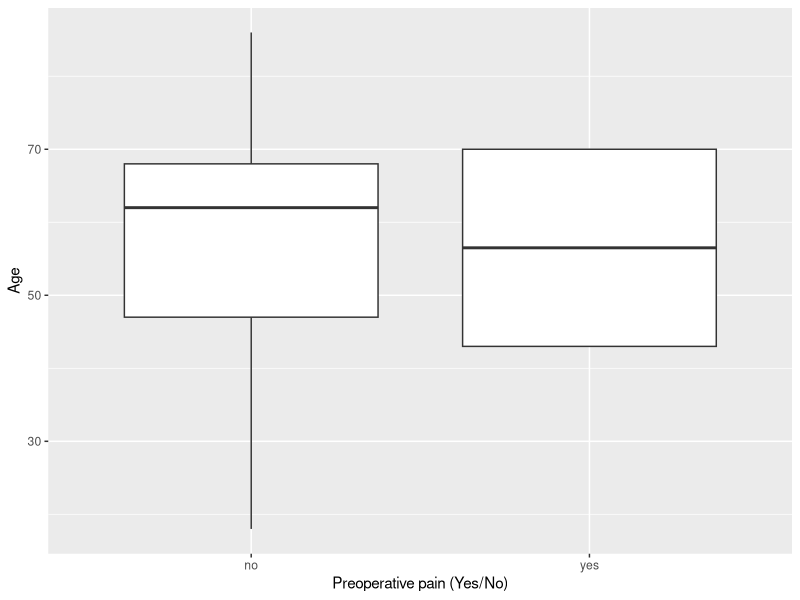
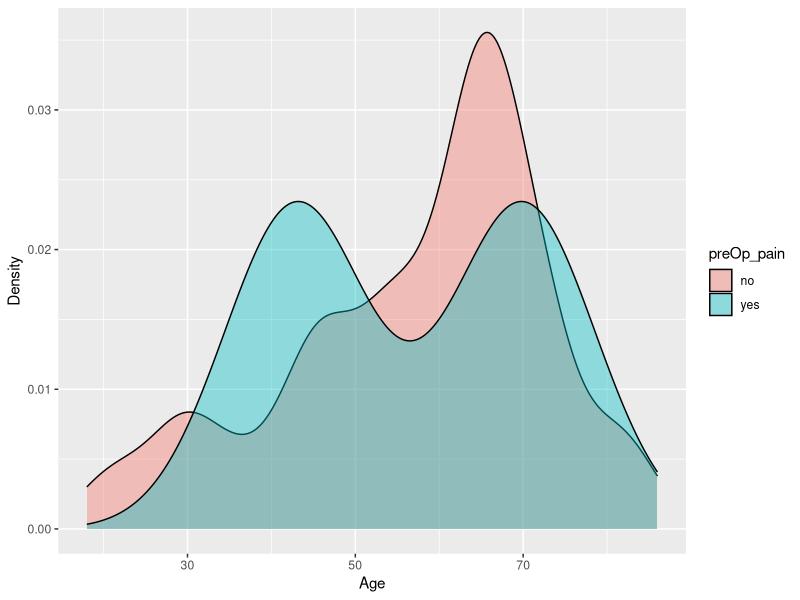

Generate these figures, in order, with R:
#----Visualization----####
# Date: 2025-09-09
# Author: psykodentopat
# File name: 2025-09-09_visualization.R
# Description: Script for visualization of exam data for psykodentopat.
#
#
# Project: psykodentopat_exam.Rproj

# Setup ----
library(tidyverse)
library(here)
library(ggplot2)
library(patchwork)

# Read the data ----
joined_exam_data <- read_delim(here("data","joined_exam_data_2025-09-09.txt")) %>% 
  mutate(across(where(is.character), as.factor))


# Check the data ----
## joined_exam_data
joined_exam_data
glimpse(joined_exam_data)
str(joined_exam_data)
head(joined_exam_data)
tail(joined_exam_data)
skimr::skim(joined_exam_data)


# Questions for the dataset 

## Does the preoperative pain change with age of the patients?

# Making a box-plot to show the distribution of age related to preOp pain

ggplot(joined_exam_data, aes(x = preOp_pain, y = age)) +
  geom_boxplot() +
  labs(
    x = "Preoperative pain (Yes/No)",       # The age-distribution seems to be quite similar in both gropus
    y = "Age"
  )

# Making a denisty-plot, can be more intuitive to read
ggplot(joined_exam_data, aes(x = age, fill = preOp_pain)) +
  geom_density(alpha = 0.4) +
  labs(
    x = "Age",
    y = "Density"                 
  )

# Both groups seem to have two “age clusters” – one around 35–45 and one around 65–70 
# Can indicate that we have different age-cohorts in the dataset 

# Exploring the variables
skimr::skim(joined_exam_data$age)
skimr::skim(joined_exam_data$preOp_pain)

# Only 2 patient experienced preOp pain, therefore the data is to limited to say 
# anything about how preOp pain is related to age 


#----End----####